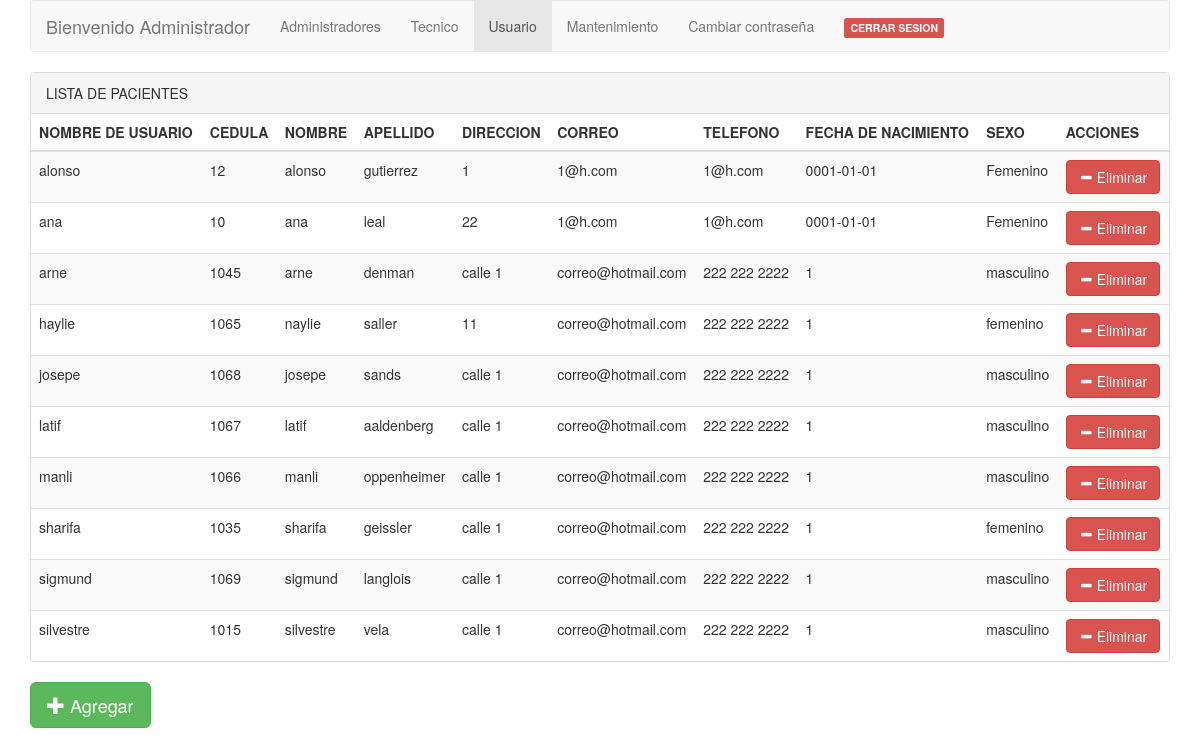
The page /SoftComRD/usuario.php on the database its author committed.
### tables this page shows
CREATE TABLE IF NOT EXISTS `usuarios` (
  `nombre` varchar(30) NOT NULL,
  `password` varchar(30) NOT NULL,
  `tipo` varchar(30) NOT NULL,
  PRIMARY KEY (`nombre`)
);

CREATE TABLE IF NOT EXISTS `datosusuario` (
  `idusuario` varchar(30) NOT NULL,
  `cedula` int(11) NOT NULL,
  `nombre` varchar(30) NOT NULL,
  `apellido` varchar(30) NOT NULL,
  `direccion` varchar(30) NOT NULL,
  `correo` varchar(30) NOT NULL,
  `telefono` varchar(30) NOT NULL,
  `fecha` varchar(30) NOT NULL,
  `sexo` varchar(30) NOT NULL,
  `cita` int(11) NOT NULL,
  PRIMARY KEY (`cedula`)
);

### SoftComRD/usuario.php (the view, shortened to what this page needs)
<!DOCTYPE html>
<html lang="en">
<head>
	<link href="css/bootstrap.min.css" rel="stylesheet">
</head>
<body>
   <div class="container">
	<nav class="navbar navbar-default">
		<div class="container-fluid">
			<div class="navbar-header">
				<a href="frmadmin.php" class="navbar-brand">Bienvenido Administrador
				</a>
			</div>
			<div class="collapse navbar-collapse" id="miMenu">
				<ul class="nav navbar-nav">
					<li><a href="administradores.php">Administradores</a></li>
					<li><a href="tecnico.php">Tecnico</a></li>
					<li class="active"><a href="usuario.php">Usuario</a></li>
					<li><a href="mantenimiento.php">Mantenimiento</a></li>
					<li><a onclick="cambiar();" href="#">Cambiar contraseña</a></li>
					<li><a href="php/cerrarsesion.php"><span class="label label-danger">CERRAR SESION </span></a></li>
				</ul>
			</div>
		</div>
	</nav>
</div>
<div class="container">
<div class="panel panel-default">
    <div class="panel-heading">LISTA DE PACIENTES</div>
	<div class="table-responsive">
		<table class="table table-striped table-hover">
			<thead>
				<tr>
					<th>NOMBRE DE USUARIO</th>
					<th>CEDULA</th>
					<th>NOMBRE</th>
					<th>APELLIDO</th>
					<th>DIRECCION</th>
					<th>CORREO</th>
					<th>TELEFONO</th>
					<th>FECHA DE NACIMIENTO</th>
					<th>SEXO</th>
					<th>ACCIONES</th>
				</tr>
			</thead>
			<tbody>
				<?php
				     require('php/conexion.php');
				     $result=mysqli_query($conexion,'SELECT nombre FROM usuarios where tipo="usuario"');
				     while ($usuarios=mysqli_fetch_array($result)){
						 $id=$usuarios['nombre'];
					 $result2=mysqli_query($conexion,"SELECT * FROM datosusuario where idusuario='$id'");
					 $dato=mysqli_fetch_array($result2);
					 echo "<tr><td id='id:$id' class='cam_editable'>".$usuarios['nombre']."</td>";
					 echo "<td id='cedula:$id' class='cam_editable' contenteditable='true'>".$dato['cedula']."</td>";
				     echo "<td id='nombre:$id' class='cam_editable' contenteditable='true'>".$dato['nombre']."</td>";
					 echo "<td id='apellido:$id' class='cam_editable' contenteditable='true'>".$dato['apellido']."</td>";
					 echo "<td id='direccion:$id' class='cam_editable' contenteditable='true'>".$dato['direccion']."</td>";
					 echo "<td id='correo:$id' class='cam_editable' contenteditable='true'>".$dato['correo']."</td>";
					 echo "<td id='telefono:$id' class='cam_editable' contenteditable='true'>".$dato['telefono']."</td>";
					 echo "<td id='fecha:$id' class='cam_editable' contenteditable='true'>".$dato['fecha']."</td>";
					 echo "<td id='sexo:$id' class='cam_editable' contenteditable='true'>".$dato['sexo']."</td>";
				     echo"<td id='$id' button='true'><button type='button' class='btn btn-danger'><span class='glyphicon glyphicon-minus'></span> Eliminar</button></td>";
					 echo"</tr>";
					 }
				?>
			</tbody>
		</table>
	</div>
	</div>
	<button type="button" onclick="ventananuevo();" class="btn btn-success btn-lg" >
          <span class="glyphicon glyphicon-plus" aria-hidden="true"></span> Agregar
    </button>
	</div>
</body>

### rows shown on the page
usuarios: nombre "alonso", datosusuario.cedula "12", datosusuario.nombre "alonso", datosusuario.apellido "gutierrez", datosusuario.direccion "1", datosusuario.correo "1@h.com", datosusuario.telefono "1@h.com", datosusuario.fecha "0001-01-01", datosusuario.sexo "Femenino"
usuarios: nombre "ana", datosusuario.cedula "10", datosusuario.nombre "ana", datosusuario.apellido "leal", datosusuario.direccion "22", datosusuario.correo "1@h.com", datosusuario.telefono "1@h.com", datosusuario.fecha "0001-01-01", datosusuario.sexo "Femenino"
usuarios: nombre "arne", datosusuario.cedula "1045", datosusuario.nombre "arne", datosusuario.apellido "denman", datosusuario.direccion "calle 1", datosusuario.correo "correo@hotmail.com", datosusuario.telefono "222 222 2222", datosusuario.fecha "1", datosusuario.sexo "masculino"
usuarios: nombre "haylie", datosusuario.cedula "1065", datosusuario.nombre "naylie", datosusuario.apellido "saller", datosusuario.direccion "11", datosusuario.correo "correo@hotmail.com", datosusuario.telefono "222 222 2222", datosusuario.fecha "1", datosusuario.sexo "femenino"
usuarios: nombre "josepe", datosusuario.cedula "1068", datosusuario.nombre "josepe", datosusuario.apellido "sands", datosusuario.direccion "calle 1", datosusuario.correo "correo@hotmail.com", datosusuario.telefono "222 222 2222", datosusuario.fecha "1", datosusuario.sexo "masculino"
usuarios: nombre "latif", datosusuario.cedula "1067", datosusuario.nombre "latif", datosusuario.apellido "aaldenberg", datosusuario.direccion "calle 1", datosusuario.correo "correo@hotmail.com", datosusuario.telefono "222 222 2222", datosusuario.fecha "1", datosusuario.sexo "masculino"
usuarios: nombre "manli", datosusuario.cedula "1066", datosusuario.nombre "manli", datosusuario.apellido "oppenheimer", datosusuario.direccion "calle 1", datosusuario.correo "correo@hotmail.com", datosusuario.telefono "222 222 2222", datosusuario.fecha "1", datosusuario.sexo "masculino"
usuarios: nombre "sharifa", datosusuario.cedula "1035", datosusuario.nombre "sharifa", datosusuario.apellido "geissler", datosusuario.direccion "calle 1", datosusuario.correo "correo@hotmail.com", datosusuario.telefono "222 222 2222", datosusuario.fecha "1", datosusuario.sexo "femenino"
usuarios: nombre "sigmund", datosusuario.cedula "1069", datosusuario.nombre "sigmund", datosusuario.apellido "langlois", datosusuario.direccion "calle 1", datosusuario.correo "correo@hotmail.com", datosusuario.telefono "222 222 2222", datosusuario.fecha "1", datosusuario.sexo "masculino"
usuarios: nombre "silvestre", datosusuario.cedula "1015", datosusuario.nombre "silvestre", datosusuario.apellido "vela", datosusuario.direccion "calle 1", datosusuario.correo "correo@hotmail.com", datosusuario.telefono "222 222 2222", datosusuario.fecha "1", datosusuario.sexo "masculino"
